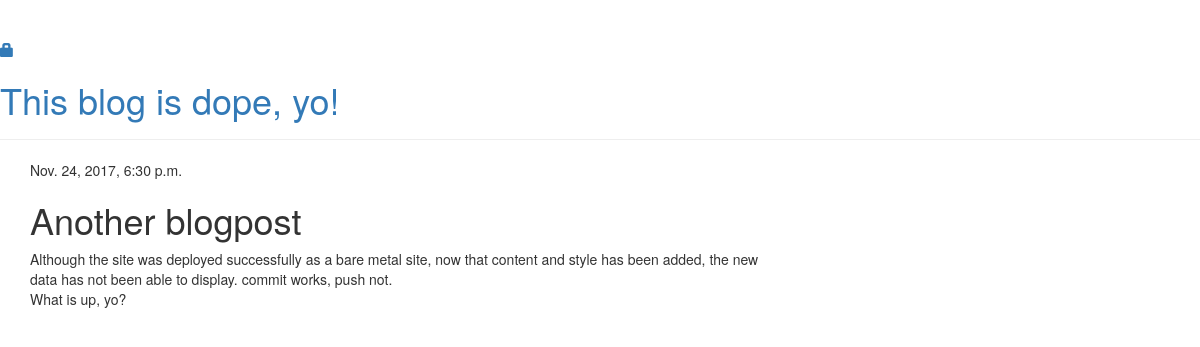
The app's page /post/4/ with its own data.
### blog/models.py (models this page shows, shortened)
class Post(models.Model):
    author = models.ForeignKey('auth.User')
    title = models.CharField(max_length=200)
    text = models.TextField()
    created_date = models.DateTimeField(
            default=timezone.now)
    published_date = models.DateTimeField(
            blank=True, null=True)

### blog/views.py (the view)
# urls.py: url(r'^post/(?P<pk>\d+)/$', views.post_detail, name='post_detail'),
def post_detail(request, pk):
    post = get_object_or_404(Post, pk=pk)
    return render(request, 'blog/post_detail.html', {'post': post})

### blog/templates/blog/post_detail.html
<!DOCTYPE html>
{% extends 'blog/base.html' %}
{% block content %}
    <div class="post">
        {% if post.published_date %}
            <div class="date">
                {{ post.published_date }}
            </div>
        {% endif %}
        <h1>{{ post.title }}</h1>
        <p>{{ post.text|linebreaksbr }}</p>
    </div>
{% endblock %}

### records on screen
Post: published_date "Nov. 24, 2017, 6:30 p.m.", title "Another blogpost", text "Although the site was deployed successfully as a bare metal site, now that content and style has been added, the new data has not been able to display. commit works, push not. What is up, yo?"
